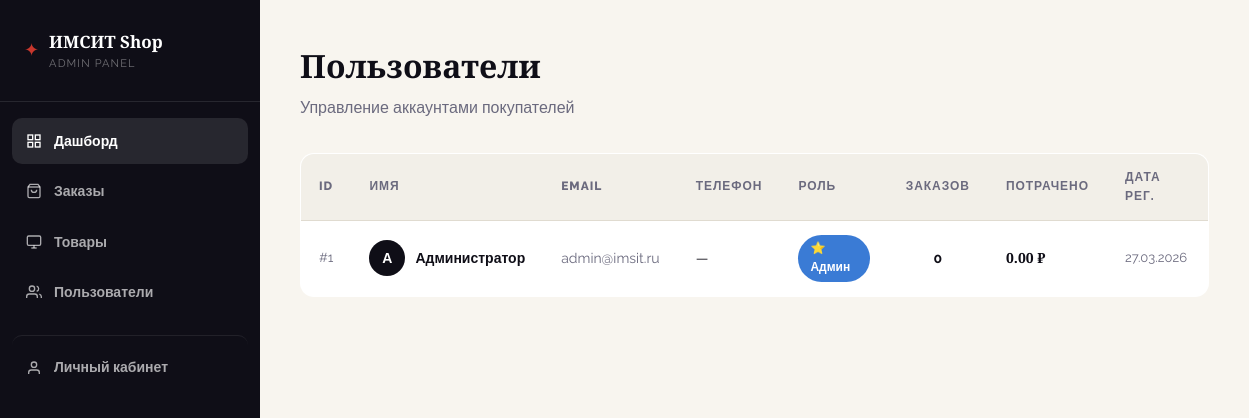
The page /admin/users.php (signed in) on the database its author committed.
### tables this page shows
CREATE TABLE users (
    id INT AUTO_INCREMENT PRIMARY KEY,
    name VARCHAR(100) NOT NULL,
    email VARCHAR(150) NOT NULL UNIQUE,
    password VARCHAR(255) NOT NULL,
    phone VARCHAR(20),
    address TEXT,
    role ENUM('user','admin') DEFAULT 'user',
    created_at TIMESTAMP DEFAULT CURRENT_TIMESTAMP
);

### includes/functions.php (called while the page is built, shortened)
<?php
function e(string $s): string { return htmlspecialchars($s, ENT_QUOTES, 'UTF-8'); }
function formatPrice(float $p): string { return number_format($p, 2, '.', ' ') . ' ₽'; }

### admin/users.php (the view, shortened to what this page needs)
<?php
require_once __DIR__ . '/../includes/functions.php';
$db = getDB();
$users = $db->query("
    SELECT u.*, COUNT(o.id) as order_count, COALESCE(SUM(o.total),0) as total_spent
    FROM users u
    LEFT JOIN orders o ON o.user_id = u.id
    GROUP BY u.id
    ORDER BY u.created_at DESC
")->fetchAll();
?>
<!DOCTYPE html>
<html lang="ru">
<head>
<link rel="stylesheet" href="../public/css/style.css">
</head>
<body>
<div class="admin-layout">
<aside class="admin-sidebar">
  <div class="admin-logo">
    <a href="../index.php" style="display:flex;align-items:center;gap:10px;color:var(--white)">
      <span style="font-size:18px;color:var(--accent)">✦</span>
      <div><div style="font-family:'Playfair Display',serif;font-weight:900;font-size:17px">ИМСИТ Shop</div><div style="font-size:11px;opacity:.4;letter-spacing:.1em">ADMIN PANEL</div></div>
    </a>
  </div>
  <nav class="admin-nav">
    <a href="index.php" class="admin-nav-link active">
      <svg width="16" height="16" viewBox="0 0 24 24" fill="none" stroke="currentColor" stroke-width="2"><rect x="3" y="3" width="7" height="7"/><rect x="14" y="3" width="7" height="7"/><rect x="14" y="14" width="7" height="7"/><rect x="3" y="14" width="7" height="7"/></svg>
      Дашборд
    </a>
    <a href="orders.php" class="admin-nav-link">
      <svg width="16" height="16" viewBox="0 0 24 24" fill="none" stroke="currentColor" stroke-width="2"><path d="M6 2 3 6v14a2 2 0 0 0 2 2h14a2 2 0 0 0 2-2V6l-3-4z"/><line x1="3" y1="6" x2="21" y2="6"/><path d="M16 10a4 4 0 0 1-8 0"/></svg>
      Заказы
    </a>
    <a href="products.php" class="admin-nav-link">
      <svg width="16" height="16" viewBox="0 0 24 24" fill="none" stroke="currentColor" stroke-width="2"><rect x="2" y="3" width="20" height="14" rx="2"/><line x1="8" y1="21" x2="16" y2="21"/><line x1="12" y1="17" x2="12" y2="21"/></svg>
      Товары
    </a>
    <a href="users.php" class="admin-nav-link">
      <svg width="16" height="16" viewBox="0 0 24 24" fill="none" stroke="currentColor" stroke-width="2"><path d="M17 21v-2a4 4 0 0 0-4-4H5a4 4 0 0 0-4 4v2"/><circle cx="9" cy="7" r="4"/><path d="M23 21v-2a4 4 0 0 0-3-3.87"/><path d="M16 3.13a4 4 0 0 1 0 7.75"/></svg>
      Пользователи
    </a>
    <a href="../account.php" class="admin-nav-link" style="margin-top:20px;border-top:1px solid rgba(255,255,255,.08);padding-top:20px">
  <svg width="16" height="16" viewBox="0 0 24 24" fill="none" stroke="currentColor" stroke-width="2"><path d="M20 21v-2a4 4 0 0 0-4-4H8a4 4 0 0 0-4 4v2"/><circle cx="12" cy="7" r="4"/></svg>
  Личный кабинет
</a>
  </nav>
</aside>
<main class="admin-content">
  <div class="admin-header">
    <h1>Пользователи</h1>
    <p>Управление аккаунтами покупателей</p>
  </div>
  <table class="data-table">
    <thead>
      <tr><th>ID</th><th>Имя</th><th>Email</th><th>Телефон</th><th>Роль</th><th>Заказов</th><th>Потрачено</th><th>Дата рег.</th></tr>
    </thead>
    <tbody>
      <?php foreach($users as $u): ?>
      <tr>
        <td style="color:var(--ink-muted);font-size:13px">#<?= $u['id'] ?></td>
        <td>
          <div style="display:flex;align-items:center;gap:10px">
            <div style="width:36px;height:36px;border-radius:50%;background:var(--ink);color:var(--white);display:flex;align-items:center;justify-content:center;font-weight:700;font-size:14px;flex-shrink:0">
              <?= mb_strtoupper(mb_substr($u['name'],0,1)) ?>
            </div>
            <strong><?= e($u['name']) ?></strong>
          </div>
        </td>
        <td style="color:var(--ink-muted)"><?= e($u['email']) ?></td>
        <td><?= e($u['phone'] ?? '—') ?></td>
        <td>
          <span class="badge" style="background:<?= $u['role']==='admin'?'#3a7bd5':'var(--surface)' ?>;color:<?= $u['role']==='admin'?'#fff':'var(--ink)' ?>">
            <?= $u['role'] === 'admin' ? '⭐ Админ' : 'Покупатель' ?>
          </span>
        </td>
        <td style="text-align:center"><strong><?= $u['order_count'] ?></strong></td>
        <td style="font-family:'Playfair Display',serif;font-weight:700"><?= formatPrice((float)$u['total_spent']) ?></td>
        <td style="color:var(--ink-muted);font-size:13px"><?= date('d.m.Y', strtotime($u['created_at'])) ?></td>
      </tr>
      <?php endforeach; ?>
    </tbody>
  </table>
</main>
</div>
</body>
</html>

### public/css/style.css (style rules this page uses)
:root { --ink: #0f0e17; --ink-soft: #2e2d3d; --ink-muted: #6b6a7e; --cream: #f8f5ef; --white: #ffffff; --accent: #c8372d; --accent2: #e8a020; --gold: #d4a843; --surface: #f2efe8; --border: #e0dbd0; --radius: 14px; --shadow: 0 4px 24px rgba(15,14,23,.08); --shadow-lg: 0 12px 48px rgba(15,14,23,.14); }
*, *::before, *::after { box-sizing: border-box; margin: 0; padding: 0; }
html { scroll-behavior: smooth; }
body { font-family: 'Raleway', sans-serif; background: var(--cream); color: var(--ink); line-height: 1.6; overflow-x: hidden; }
a { color: inherit; text-decoration: none; }
.admin-layout { display:grid; grid-template-columns:260px 1fr; min-height:100vh; }
.admin-sidebar { background:var(--ink); color:var(--white); padding:0; position:sticky; top:0; height:100vh; overflow-y:auto; }
.admin-logo { padding:28px 24px; border-bottom:1px solid rgba(255,255,255,.1); }
.admin-nav { padding:16px 12px; }
.admin-nav-link { display:flex; align-items:center; gap:12px; padding:12px 14px; border-radius:10px; font-weight:600; font-size:14px; color:rgba(255,255,255,.65); transition:all .2s; margin-bottom:4px; }
.admin-nav-link:hover,.admin-nav-link.active { background:rgba(255,255,255,.1); color:var(--white); }
.admin-content { padding:40px; background:var(--cream); }
.admin-header { margin-bottom:32px; }
.admin-header h1 { font-family:'Playfair Display',serif; font-size:32px; font-weight:900; }
.admin-header p { color:var(--ink-muted); margin-top:4px; }
.data-table { width:100%; border-collapse:collapse; background:var(--white); border-radius:var(--radius); overflow:hidden; border:1.5px solid var(--border); }
.data-table th { padding:14px 18px; text-align:left; font-size:12px; font-weight:800; letter-spacing:.08em; text-transform:uppercase; color:var(--ink-muted); background:var(--surface); border-bottom:1.5px solid var(--border); }
.data-table td { padding:14px 18px; font-size:14px; border-bottom:1px solid var(--border); vertical-align:middle; }
.data-table tr:last-child td { border-bottom:none; }
.badge { display:inline-block; padding:4px 12px; border-radius:50px; font-size:12px; font-weight:700; }

### rows shown on the page
users: id "1", name "А", name "Администратор", email "admin@imsit.ru", phone "—", role "⭐ Админ", order_count "0", total_spent "0.00 ₽", created_at "27.03.2026"
